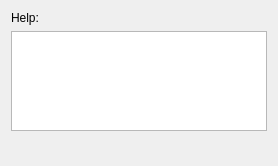
        <widget class="QWidget" name="reg_tab">
         <attribute name="title">
          <string>Registration</string>
         </attribute>
         <layout class="QVBoxLayout" name="verticalLayout_6">
          <item>
           <layout class="QGridLayout" name="gridLayout_15">
            <item row="1" column="0">
             <widget class="QTextEdit" name="helpText_4">
              <property name="maximumSize">
               <size>
                <width>16777215</width>
                <height>100</height>
               </size>
              </property>
              <property name="html">
               <string>&lt;!DOCTYPE HTML PUBLIC &quot;-//W3C//DTD HTML 4.0//EN&quot; &quot;http://www.w3.org/TR/REC-html40/strict.dtd&quot;&gt;
&lt;html&gt;&lt;head&gt;&lt;meta name=&quot;qrichtext&quot; content=&quot;1&quot; /&gt;&lt;style type=&quot;text/css&quot;&gt;
p, li { white-space: pre-wrap; }
&lt;/style&gt;&lt;/head&gt;&lt;body style=&quot; font-family:'Ubuntu'; font-size:11pt; font-weight:400; font-style:normal;&quot;&gt;
&lt;p style=&quot;-qt-paragraph-type:empty; margin-top:0px; margin-bottom:0px; margin-left:0px; margin-right:0px; -qt-block-indent:0; text-indent:0px;&quot;&gt;&lt;br /&gt;&lt;/p&gt;&lt;/body&gt;&lt;/html&gt;</string>
              </property>
             </widget>
            </item>
            <item row="0" column="0">
             <widget class="QLabel" name="label_23">
              <property name="sizePolicy">
               <sizepolicy hsizetype="Preferred" vsizetype="Fixed">
                <horstretch>0</horstretch>
                <verstretch>0</verstretch>
               </sizepolicy>
              </property>
              <property name="text">
               <string>Help:</string>
              </property>
             </widget>
            </item>
            <item row="2" column="0">
             <widget class="QWidget" name="widget_4" native="true">
              <property name="maximumSize">
               <size>
                <width>1039</width>
                <height>16777215</height>
               </size>
              </property>
              <layout class="QVBoxLayout" name="verticalLayout_8"/>
             </widget>
            </item>
           </layout>
          </item>
         </layout>
        </widget>
